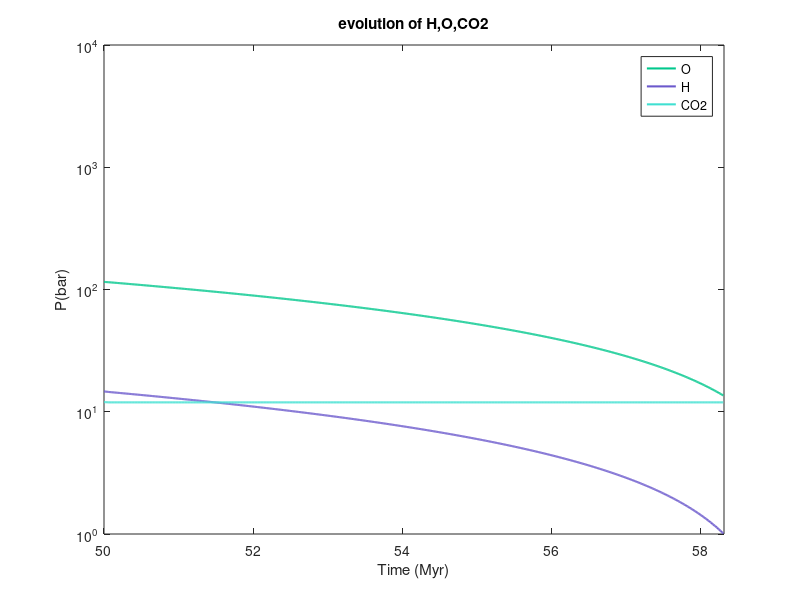

The MATLAB source for this figure:
clc;
clear;
close all;
%% Input parameters
M=59800; %E23 g
r=6351; %km
d=1; %orbital radius in AU
%Planet

P_H2O=130; %partial pressure of H2O in bar
P_CO2=12; %partial pressure of CO2 in bar
nebula_H = 0.00001; % (wt%) weight percent of nebula H in wt%(mass of H (captured from bebula at begining) in atmosphere / mass of Earth)
%Initial atmosphere

RT=2; %Type of rotator of the young Sun. 1,2 and 3 corresponds to slow, moderate and fast rotator
eta=0.15; %EUV heating efficiency
%EUV absorption

rmax=2.55*r*100000;
rmin=1.05*r*100000;
r0=0.7*rmax;
T=300; %atmospheric temperature
%Base of the hydrodynamic flow

t=50;%when escape starts
delta_time=0.01;%time step in Myr
%Starting time and time step

%% initialization
t_0=t;
Tbas=T;
beta=1;
gr=(6.67259*10^(-8)*M*10^23)/(r*100000)^2;

m_H=1.008*1.993/12*10^(-23);
m_O=16*1.993/12*10^(-23);

Amount_H_nebula=nebula_H/100*M*10^23/m_H;
H_1bar = (1 * 10 ^ 5 * 10 ^ (-4)) / (gr / 100) * 4 * pi * (r * 10 ^ 5) ^ 2 * 10 ^ 3 / m_H;

Mol_CO2=44.010;
m_CO2=Mol_CO2*1.993/12*10^(-23);
m_20Ne=19.99*1.993/12*10^(-23);
m_22Ne=21.99*1.993/12*10^(-23);
m_36Ar=35.97*1.993/12*10^(-23);
m_38Ar=37.96*1.993/12*10^(-23);

M_H2O=(P_H2O*10^5*10^(-4))/(gr/100)*4*pi*(r*10^5)^2*10^3;
M_CO2=(P_CO2*10^5*10^(-4))/(gr/100)*4*pi*(r*10^5)^2*10^3;
Amount_O=M_H2O/(2*m_H+m_O);

Amount_H=2*Amount_O+Amount_H_nebula;
Amount_CO2=M_CO2/m_CO2;
Amount_Ne_20=1.07e-4*Amount_H_nebula;
Amount_Ar_36=2.69e-6*Amount_H_nebula;
Amount_Ne_22=Amount_Ne_20/13.709;
Amount_Ar_38=Amount_Ar_36/5.804;

Amount_O_0=Amount_O;
Amount_H_0=Amount_H;
Amount_CO2_0=Amount_CO2;
Amount_Ar_36_0=Amount_Ar_36;
Amount_Ar_38_0=Amount_Ar_38;
Amount_Ne_20_0=Amount_Ne_20;
Amount_Ne_22_0=Amount_Ne_22;

f0=Amount_O/Amount_H;%note that 0 in 'f0' is written as number zero，represent for O (oxygen)
fco2=Amount_CO2/Amount_H;
fAr_36=Amount_Ar_36/Amount_H;
fAr_38=Amount_Ar_38/Amount_H;
fNe_20=Amount_Ne_20/Amount_H;
fNe_22=Amount_Ne_22/Amount_H;
time_gap=3.1536e+13*delta_time;   %  1Myr（in s）*delta_time
H_particle=[];
O_particle=[];
CO2_particle=[];
Ar_36_particle=[];
Ar_38_particle=[];
Ne_20_particle=[];
Ne_22_particle=[];

kB=1.380649e-23*1e7; %erg/K
Time=[];

mc_O=1;
mc_co2=1;
i=1;
t_total=t_0;
Amount_min=1;

%% calculation

while Amount_H > 1 * H_1bar && t_total < (t_0+2000) && Amount_min > 0
    
    if RT == 1
        if t>5.7
            FEUV=7.4*1e31/(4*pi*(1.496*1e13)^2)*(t^(-0.96)/d^2);  % erg.cm-2.s-1
        else
            FEUV=7.4*1e31/(4*pi*(1.496*1e13)^2)*(5.7^(-0.96)/d^2);
        end
        %slow rotator
    elseif RT == 2
        if t>23
            FEUV=4.8*1e32/(4*pi*(1.496*1e13)^2)*(t^(-1.22)/d^2);  % erg.cm-2.s-1
        else
            FEUV=4.8*1e32/(4*pi*(1.496*1e13)^2)*(23^(-1.22)/d^2);
        end
        %moderate rotator
    elseif RT ==3
        if t>226
            FEUV=1.2*1e36/(4*pi*(1.496*1e13)^2)*(t^(-2.15)/d^2);  % erg.cm-2.s-1
        else
            FEUV=1.2*1e36/(4*pi*(1.496*1e13)^2)*(226^(-2.15)/d^2);
        end
        %fast rotator
    end

    beta=1;
    delta_fei=(6.67259*10^(-8)*M*10^23)/r0;
    gr=(6.67259*10^(-8)*M*10^23)/(r*100000)^2;
    g0=gr*(((r*100000)/r0)^2);
    matm=1000000/gr;%（4+2：cm2→m2 + 980→9.8）
    H_1bar = (1 * 10 ^ 5 * 10 ^ (-4)) / (gr / 100) * 4 * pi * (r * 10 ^ 5) ^ 2 * 10 ^ 3 / m_H;
    
    if m_CO2 < mc_co2
        alpha_1 = (g0 * (m_O - m_H) * 4.8e17 * Tbas ^ 0.75 * 4 * delta_fei) / (kB * Tbas * (1 + f0) * beta ^ 2 * eta * FEUV);
        alpha_2 = (g0 * (m_CO2 - m_H) * 8.4e17 * Tbas ^ 0.6 * 4 * delta_fei) / (kB * Tbas * (1 + 8.4e17 / 7.86e16 * Tbas ^ (-0.176) * f0) * beta ^ 2 * eta * FEUV);
        beta_1 = (f0 * (8.4e17 / 7.86e16 * Tbas ^ (-0.176) - 8.4e17 / 4.8e17 * Tbas ^ (-0.15))) / (1 + 8.4e17 / 7.86e16 * Tbas ^ (-0.176) * f0);
        gamma = (1 + 8.4e17 / 4.8e17 * Tbas ^ (-0.15) * f0) / (1 + 8.4e17 / 7.86e16 * Tbas ^ (-0.176) * f0) - alpha_2 * m_H;
        
        x0 = (1 - alpha_1 * m_H - (alpha_1 * m_CO2 * fco2 * gamma) / (1 + alpha_2 * m_CO2 * fco2)) / (1 + alpha_1 * m_O * f0 + alpha_1 * m_CO2 * fco2 * (beta_1 - alpha_2 * m_O * f0) / (1 + alpha_2 * m_CO2 * fco2));
        xco2 = (gamma + (beta_1 - alpha_2 * m_O * f0) * (1 - -alpha_1 * m_H) / (1 + alpha_1 * m_O * f0)) / (1 + alpha_2 * m_CO2 * fco2 + (beta_1 - alpha_2 * m_O * f0) * (alpha_1 * m_CO2 * fco2) / (1 + alpha_1 * m_O * f0));
        FH = (beta ^ 2 * eta * FEUV) / (4 * delta_fei * (m_H + m_O * f0 * x0 + m_CO2 * fco2 * xco2));
    else
        alpha_1 = (g0 * (m_O - m_H) * 4.8e17 * Tbas ^ 0.75 * 4 * delta_fei) / (kB * Tbas * (1 + f0) * beta ^ 2 * eta * FEUV);
        x0 = (1 - alpha_1 * m_H) / (1 + alpha_1 * m_CO2 * fco2);
        xco2 = 0;
        FH = (beta ^ 2 * eta * FEUV) / (4 * delta_fei * (m_H + m_O * f0 * x0));
    end
    
    xAr_36=(1-g0*(m_36Ar-m_H)*1.06e18/1.38*1e16*T^(0.597)/(FH*T)+1.06e18/(4.8e17)*T^(-0.153)*f0*(1-x0)+1.06e18/(5.61e16)*T^(-0.244)*f0*x0)/(1+1.06e18/(5.61e16)*T^(-0.244)*f0);
    xAr_38=(1-g0*(m_38Ar-m_H)*1.06e18/1.38*1e16*T^(0.597)/(FH*T)+1.06e18/(4.8e17)*T^(-0.153)*f0*(1-x0)+1.06e18/(5.61e16)*T^(-0.244)*f0*x0)/(1+1.06e18/(5.61e16)*T^(-0.244)*f0);
    xNe_20=(1-g0*(m_20Ne-m_H)*7.9e17/1.38*1e16*T^(0.731)/(FH*T)+7.9e17/(4.8e17)*T^(-0.019)*f0*(1-x0)+7.9e17/(1.5e17)*f0*x0*T^(-0.019))/(1+7.9e17/(1.5e17)*f0*T^(-0.019));
    xNe_22=(1-g0*(m_22Ne-m_H)*7.9e17/1.38*1e16*T^(0.731)/(FH*T)+7.9e17/(4.8e17)*T^(-0.019)*f0*(1-x0)+7.9e17/(1.5e17)*f0*x0*T^(-0.019))/(1+7.9e17/(1.5e17)*f0*T^(-0.019));
    
    F0= FH*x0*f0;
    
    XH_O=Amount_H/(Amount_H+Amount_O);
    XH_co2=Amount_H/(Amount_H+Amount_CO2);
    XH_Ar_36=Amount_H/(Amount_H+Amount_Ar_36);
    XH_Ar_38=Amount_H/(Amount_H+Amount_Ar_38);
    XH_Ne_20=Amount_H/(Amount_H+Amount_Ne_20);
    XH_Ne_22=Amount_H/(Amount_H+Amount_Ne_22);
    
    mc_O=m_H+kB*T*FH/(4.8e17*T^(0.75)*g0*XH_O);
    mc_co2=m_H+kB*T*FH/(8.4e17*T^(0.6)*g0*XH_co2);
    mc_Ar_36=m_H+kB*T*FH/(1.06e18*T^(0.597)*g0*XH_Ar_36);
    mc_Ar_38=m_H+kB*T*FH/(1.06e18*T^(0.597)*g0*XH_Ar_38);
    mc_Ne_20=m_H+kB*T*FH/(7.9e17*T^(0.731)*g0*XH_Ne_20);
    mc_Ne_22=m_H+kB*T*FH/(7.9e17*T^(0.731)*g0*XH_Ne_22);
    
    if m_36Ar>mc_Ar_36 || xAr_36<0
        xAr_36=0;
    end
    
    if m_38Ar>mc_Ar_38 || xAr_38<0
        xAr_38=0;
    end
    
    if m_20Ne>mc_Ne_20 || xNe_20<0
        xNe_20=0;
    end
    
    if m_22Ne>mc_Ne_22 || xNe_22<0
        xNe_22=0;
    end
    
    FCO2= FH* xco2*fco2;
    FAr_36= FH* xAr_36*fAr_36;
    FAr_38= FH* xAr_38*fAr_38;
    FNe_20= FH* xNe_20*fNe_20;
    FNe_22= FH* xNe_22*fNe_22;
    
    H_particle(i)= Amount_H;
    escape_H=time_gap*4*pi*(r0)^2*FH;
    Amount_H= Amount_H- escape_H;
    Escape_H(i)=escape_H;
    %%%%%%%%%%%%%%%%%%%%%%%%%%%%%%%%%%%%%%%%%%%%%%%%%%%%%%%%
    O_particle(i)= Amount_O;
    escape_O=time_gap*4*pi*(r0)^2*F0;
    Amount_O= Amount_O- escape_O;
    Escape_O(i)=escape_O;
    %%%%%%%%%%%%%%%%%%%%%%%%%%%%%%%%%%%%%%%%%%%%%%%%%%%%%%%%%%%%%%%%%%%%%%%
    CO2_particle(i)= Amount_CO2;
    escape_CO2=time_gap*4*pi*(r0)^2*FCO2;
    Amount_CO2= Amount_CO2- escape_CO2;
    Escape_CO2(i)=escape_CO2;
    %%%%%%%%%%%%%%%%%%%%%%%%%%%%%%%%%%%%%%%%%%%%%%%%%%%%%%%%%%%%%%%%%%%%%%
    Ar_36_particle(i)= Amount_Ar_36;
    escape_Ar_36=time_gap*4*pi*(r0)^2*FAr_36;
    Amount_Ar_36= Amount_Ar_36- escape_Ar_36;
    %%%%%%%%%%%%%%%%%%%%%%%%%%%%%%%%%%%%%%%%%%%%%%%%%%%%%%%%%%%%%%%%%%%%%%
    Ar_38_particle(i)= Amount_Ar_38;
    escape_Ar_38=time_gap*4*pi*(r0)^2*FAr_38;
    Amount_Ar_38= Amount_Ar_38- escape_Ar_38;
    %%%%%%%%%%%%%%%%%%%%%%%%%%%%%%%%%%%%%%%%%%%%%%%%%%%%%%%%%%%%%%%%%%%%%%
    Ne_20_particle(i)= Amount_Ne_20;
    escape_Ne_20=time_gap*4*pi*(r0)^2*FNe_20;
    Amount_Ne_20= Amount_Ne_20- escape_Ne_20;
    %%%%%%%%%%%%%%%%%%%%%%%%%%%%%%%%%%%%%%%%%%%%%%%%%%%%%%%%%%%%%%%%%%%%%%
    Ne_22_particle(i)= Amount_Ne_22;
    escape_Ne_22=time_gap*4*pi*(r0)^2*FNe_22;
    Amount_Ne_22= Amount_Ne_22- escape_Ne_22;
    %%%%%%%%%%%%%%%%%%%%%%%%%%%%%%%%%%%%%%%%%%%%%%%%%%%%%%%%%%%%%%%%%%%%%%
    
    Amount_min_1 = min(Amount_O, Amount_CO2);
    Amount_min_2 = min(Amount_Ar_36,Amount_Ar_38);
    Amount_min_3 = min(Amount_Ne_20,Amount_Ne_22);
    Amount_min_4 = min(Amount_min_1,Amount_min_2);
    Amount_min = min(Amount_min_4,Amount_min_3);
    
    f0=Amount_O/Amount_H;
    
    fco2=Amount_CO2/Amount_H;
    fAr_36=Amount_Ar_36/Amount_H;
    fAr_38=Amount_Ar_38/Amount_H;
    fNe_20=Amount_Ne_20/Amount_H;
    fNe_22=Amount_Ne_22/Amount_H;
    
    H_inpressure=H_particle.*1.008./(matm*6.022e23*4*pi*(r*100000)^2);
    O_inpressure=O_particle.*15.999./(matm*6.022e23*4*pi*(r*100000)^2);
    CO2_inpressure=CO2_particle.*Mol_CO2./(matm*6.022e23*4*pi*(r*100000)^2);
    Time(i)=t;
    t=t+delta_time;
    
    i=i+1;
    t_total=t_total+delta_time;
    
end

ratio_Ne=Ne_20_particle./Ne_22_particle;
ratio_Ar=Ar_36_particle./Ar_38_particle;

%% Figure
LW = 1.5;
LW2 = 1.2;
plot(Time,O_inpressure,'LineWidth',LW,'Color',[0.00,0.78,0.55]);
hold on;
plot(Time,H_inpressure,'LineWidth',LW,'Color',[0.42,0.35,0.80]);
hold on;
plot(Time,CO2_inpressure,'LineWidth',LW,'Color',[0.25,0.88,0.82]);
axis([t_0,t_total,1,10000])
legend('O','H','CO2');
set(gca,'YScale','log')
xlabel('Time (Myr)');
ylabel('P(bar)');
title('evolution of H,O,CO2');
